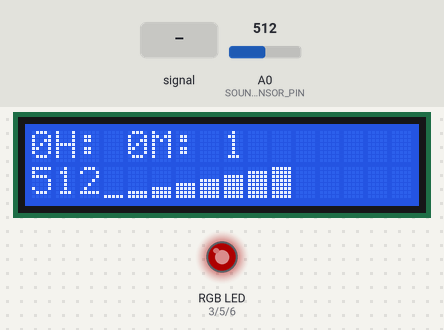
A sketch run on a simulated Arduino Uno, built with avr-gcc and run on an emulated ATmega328P. On the bench: 16×2 character LCD, an RGB LED mixed from three pins (HIGH = lit). The test bench sets the inputs (shaded band); at power-on: A0 (SOUND_SENSOR_PIN) = 512. Dim RGB values are drawn brighter than linear; what the sketch prints to the serial monitor is not drawn.

Above: at 1.2 s.
1.3 s: A0 (SOUND_SENSOR_PIN) fed a 200 Hz sine of ±460 counts around its level
At 1.42 s:
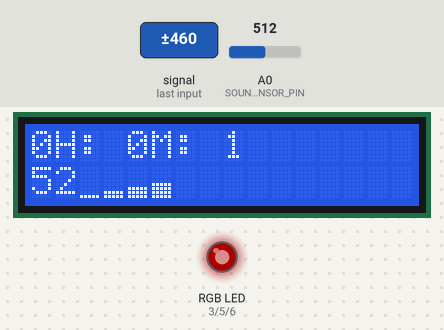
3.4 s: A0 (SOUND_SENSOR_PIN) set to 110
At 5.8 s:
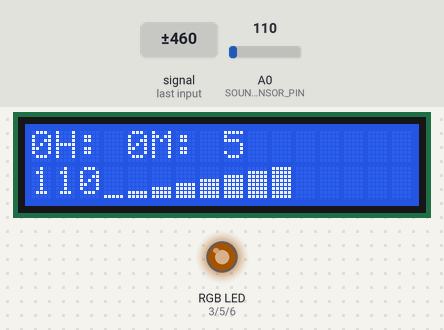
6.4 s: A0 (SOUND_SENSOR_PIN) fed a 200 Hz sine of ±81 counts around its level
At 7.38 s:
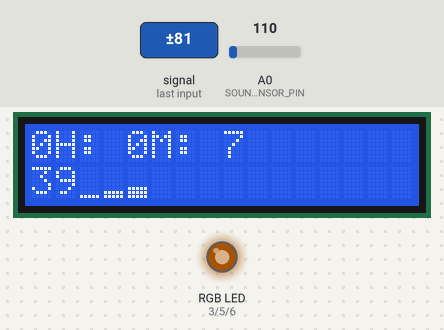
9.4 s: A0 (SOUND_SENSOR_PIN) set to 90
At 10.9 s:
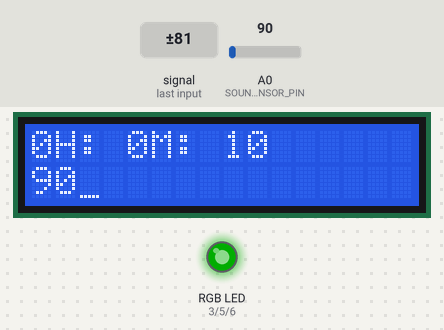
12.4 s: A0 (SOUND_SENSOR_PIN) fed a 200 Hz sine of ±81 counts around its level
At 13.7 s:
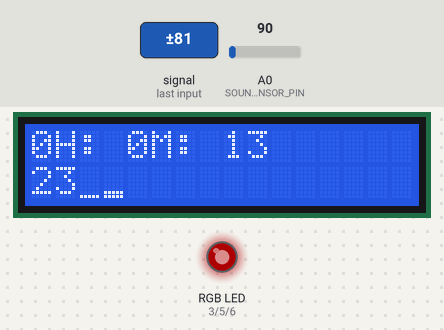
14.7 s: A0 (SOUND_SENSOR_PIN) set to 122
At 14.97 s:
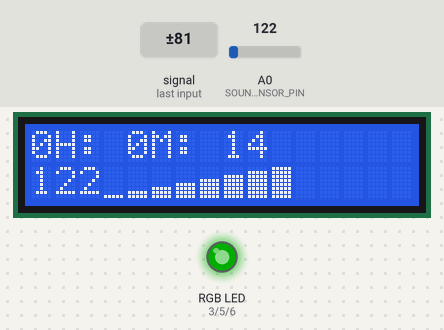
Timing chart, 0 to 17.5 s (numbered marks = the images above; inputs shaded):
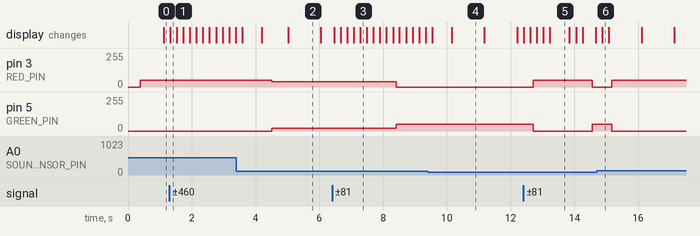

Measured:
- after the input at 1.3 s, the display: changes at once (image 1)
- after the input at 6.4 s, pin 3 (RED_PIN): 40/255 → 0/255 after 2.0 s; pin 5 (GREEN_PIN): 20/255 → 50/255 after 2.0 s
- after the input at 9.4 s, the display: first changes after 0.14 s (image 4 shows a later state)
- after the input at 12.4 s, pin 3 (RED_PIN): 0/255 → 50/255 after 0.32 s, → 0/255 1.8 s later; pin 5 (GREEN_PIN): 50/255 → 0/255 after 0.32 s, → 50/255 1.8 s later; the display: first changes at once (image 5 shows a later state)
- after the input at 14.7 s, pin 3 (RED_PIN): 0/255 → 50/255 after 0.48 s; pin 5 (GREEN_PIN): 50/255 → 0/255 after 0.48 s; the display: changes after 0.17 s (image 6)
- what the display in image 2 shows lasts 1.1 s, from 5.0 s to 6.1 s
- what the display in image 5 shows lasts 0.6 s, from 13.2 s to 13.8 s

The sketch:

main.ino
```cpp
#include <LiquidCrystal.h>
//Sound_Sensor Pin
#define SOUND_SENSOR_PIN A0
#define RED_PIN 3
#define GREEN_PIN 5
#define BLUE_PIN 6
//LCD Pin
#define R0S_PIN 13
#define E_PIN 12
#define D4_PIN 11
#define D5_PIN 10
#define D6_PIN 9
#define D7_PIN 8

LiquidCrystal lcd(R0S_PIN,E_PIN,D4_PIN,D5_PIN,D6_PIN,D7_PIN);

int sensorValue;
int cnt=0;
unsigned long Ttime = 0;
int Tsec = 0;
int Tmin = 0;
int Thour = 0;

byte myChar1[8] = {
  B00000,
  B00000,
  B00000,
  B00000,
  B00000,
  B00000,
  B00000,
  B11111
};

byte myChar2[8] = {
  B00000,
  B00000,
  B00000,
  B00000,
  B00000,
  B00000,
  B11111,
  B11111
};

byte myChar3[8] = {
  B00000,
  B00000,
  B00000,
  B00000,
  B00000,
  B11111,
  B11111,
  B11111
};
byte myChar4[8] = {
  B00000,
  B00000,
  B00000,
  B00000,
  B11111,
  B11111,
  B11111,
  B11111
};
byte myChar5[8] = {
  B00000,
  B00000,
  B00000,
  B11111,
  B11111,
  B11111,
  B11111,
  B11111
};
byte myChar6[8] = {
  B00000,
  B00000,
  B11111,
  B11111,
  B11111,
  B11111,
  B11111,
  B11111
};
byte myChar7[8] = {
  B00000,
  B11111,
  B11111,
  B11111,
  B11111,
  B11111,
  B11111,
  B11111
};
byte myChar8[8] = {
  B11111,
  B11111,
  B11111,
  B11111,
  B11111,
  B11111,
  B11111,
  B11111
};

void setup() {
  // put your setup code here, to run once:
  pinMode(RED_PIN, OUTPUT);
  pinMode(GREEN_PIN, OUTPUT);
  pinMode(BLUE_PIN, OUTPUT);
  Serial.begin(9600);
  lcd.begin(16, 2);
  lcd.print("");
  lcd.createChar(0,myChar1);
  lcd.createChar(1,myChar2);
  lcd.createChar(2,myChar3);
  lcd.createChar(3,myChar4);
  lcd.createChar(4,myChar5);
  lcd.createChar(5,myChar6);
  lcd.createChar(6,myChar7);
  lcd.createChar(7,myChar8);
}

void loop() {
  // put your main code here, to run repeatedly:
  Ttime = millis()/1000;
  Tsec = Ttime%60;
  Tmin = Ttime/60%60;
  Thour = Ttime/(60*60)%24;
  print_time();
  if(Tsec == 0) lcd.clear();

  sensorValue = analogRead(SOUND_SENSOR_PIN);
  Serial.println(sensorValue);
  print_height(sensorValue);
  //Serial.println(((sensorValue/10)-2)%8);
  ledPrint(sensorValue);

  delay(100);
}

void ledPrint(int sensorValue){
  if(cnt > 0){
    analogWrite(RED_PIN, 50);
    analogWrite(GREEN_PIN, 0);
    analogWrite(BLUE_PIN, 0);
    cnt++;
    if(cnt == 10){
      cnt = 0;
    }
  }
  else if(cnt < 0){
    analogWrite(RED_PIN, 40);
    analogWrite(GREEN_PIN, 20);
    analogWrite(BLUE_PIN, 0);
    cnt--;
    if(cnt == -10){
      cnt = 0;
    }
  }
  else{
    if(sensorValue > 120){
      cnt++;
    }
    else if(sensorValue > 100){
      cnt--;
    }
    else{
      analogWrite(RED_PIN, 0);
      analogWrite(GREEN_PIN, 50);
      analogWrite(BLUE_PIN, 0);
    }
  }
}

void print_time(){
  lcd.setCursor(0, 0);
  lcd.print(Thour);
  lcd.print("H: ");
  lcd.print(Tmin);
  lcd.print("M: ");
  lcd.print(Tsec);
}

void print_height(int sensorValue){
   lcd.setCursor(0, 1);
   lcd.print(sensorValue);
   int height;

 switch(sensorValue/10){
        case 1:
        case 2:
        height = 2;
        break;

        case 3:
        case 4:
        height = 3;
        break;

        case 5:
        case 6:
        height = 4;
        break;
        case 7:
        height = 5;
        break;

        case 8:
        height = 6;
        break;

        case 9:
        height = 1;
        break;

        default:
        height = 8;
        break;
      }

  for (int i = 0 ; i < height ; i++) {
   lcd.write(byte(i));
  }
  lcd.print("                ");
  delay(100);
}
```
